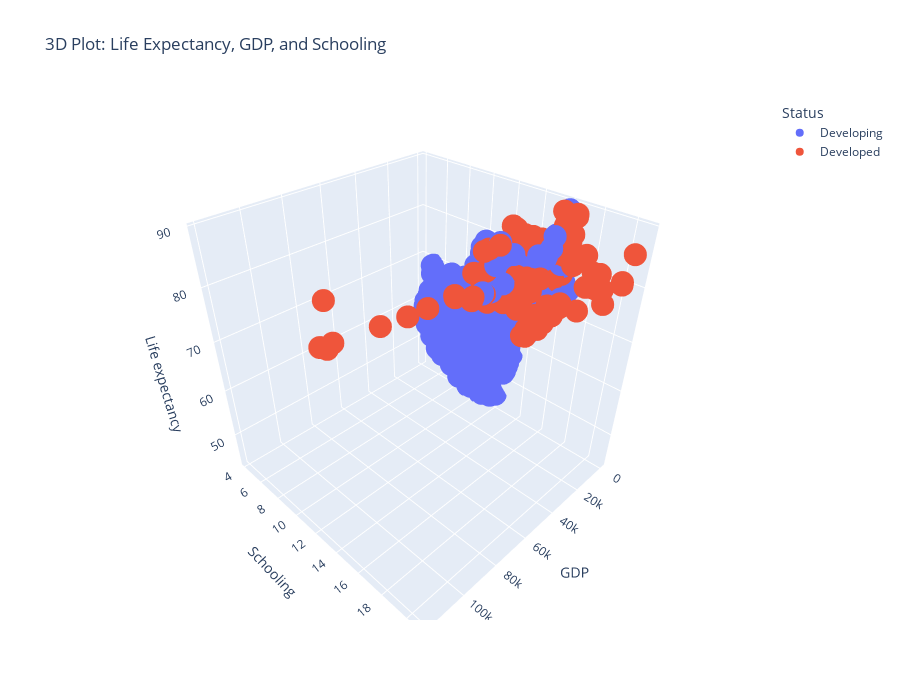

The notebook cell saved with this chart:
### Markdown cell above
Key Observations:
Higher Median in Developed Countries:
Developed countries have a much higher median value on this index  typically above 0.8.
This reflects stronger access to education, income equality and essential services.
This visual makes it immediately clear that access to basic resources is unequal and that inequality tracks with development status.

* Policymakers in developing countries should focus on improving social foundations  including education, income security and infrastructure to raise this index.
* International aid and development programs should prioritize countries at the lowest end of this index where investment yields the greatest human impact.

### Code cell
import plotly.express as px

fig = px.scatter_3d(
    df,
    x='GDP',
    y='Schooling',
    z='Life expectancy',
    color='Status',
    hover_name='Country',
    title='3D Plot: Life Expectancy, GDP, and Schooling',
    width=900,      # increase width
    height=700      # increase height
)
fig.show()

### Figure 1 — Plotly figure (JSON) as saved in the notebook; plotly's stock layout.template omitted (floating-point values rounded to 4 significant figures; data arrays with more than 128 entries replaced by an {"elided": "..."} marker saying what was removed)
{"data": [{"hovertemplate": "<b>%{hovertext}</b><br><br>Status=Developing<br>GDP=%{x}<br>Schooling=%{y}<br>Life expectancy=%{z}<extra></extra>", "hovertext": {"elided": "1407 str values"}, "legendgroup": "Developing", "marker": {"color": "#636efa", "symbol": "circle"}, "mode": "markers", "name": "Developing", "scene": "scene", "showlegend": true, "type": "scatter3d", "x": {"elided": "1407 float values"}, "y": {"elided": "1407 float values"}, "z": {"elided": "1407 float values"}}, {"hovertemplate": "<b>%{hovertext}</b><br><br>Status=Developed<br>GDP=%{x}<br>Schooling=%{y}<br>Life expectancy=%{z}<extra></extra>", "hovertext": {"elided": "242 str values"}, "legendgroup": "Developed", "marker": {"color": "#EF553B", "symbol": "circle"}, "mode": "markers", "name": "Developed", "scene": "scene", "showlegend": true, "type": "scatter3d", "x": {"elided": "242 float values"}, "y": {"elided": "242 float values"}, "z": {"elided": "242 float values"}}], "layout": {"height": 700, "legend": {"title": {"text": "Status"}, "tracegroupgap": 0}, "scene": {"domain": {"x": [0, 1], "y": [0, 1]}, "xaxis": {"title": {"text": "GDP"}}, "yaxis": {"title": {"text": "Schooling"}}, "zaxis": {"title": {"text": "Life expectancy"}}}, "title": {"text": "3D Plot: Life Expectancy, GDP, and Schooling"}, "width": 900}}
